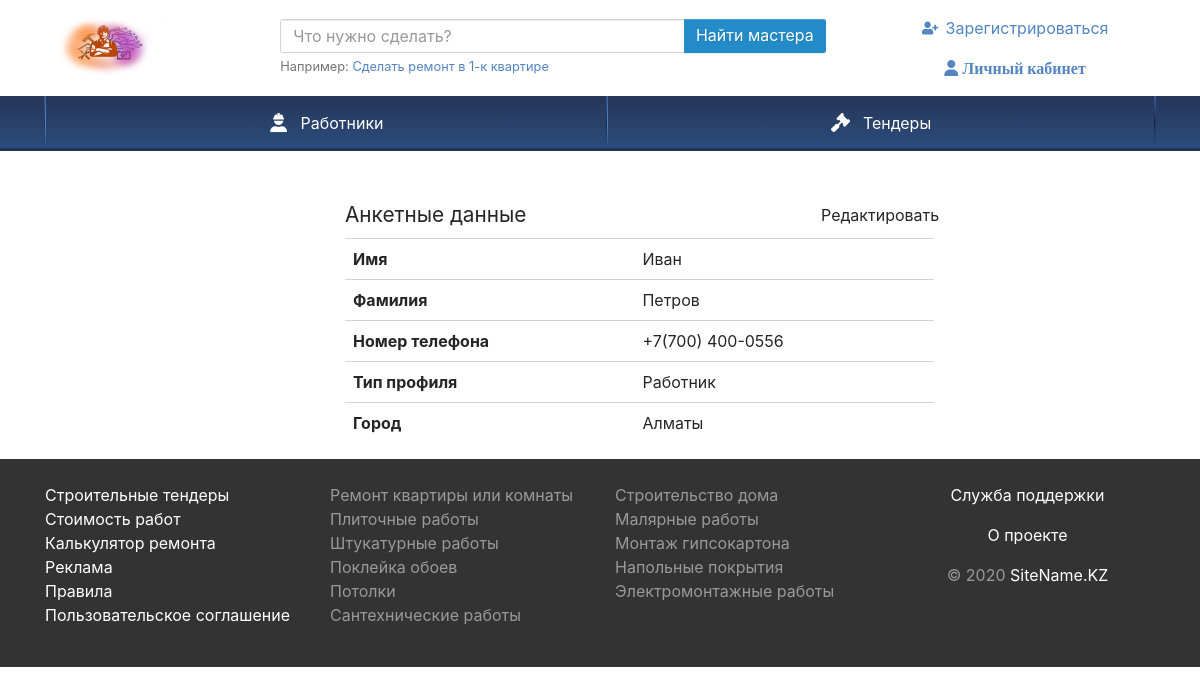
The app's page /view.php (signed in) with its own data.
### tables this page shows
CREATE TABLE `users` (
  `ID` int(11) NOT NULL,
  `NAME` varchar(255) NOT NULL,
  `LASTNAME` varchar(255) NOT NULL,
  `PHONE` varchar(255) NOT NULL,
  `TYPE` int(11) NOT NULL,
  `PASSWORD` varchar(255) NOT NULL,
  `STATUS` int(11) NOT NULL,
  `LOCATION` int(11) NOT NULL,
  `ABOUT` mediumtext NOT NULL,
  `AVATAR` varchar(100) NOT NULL,
  `POST_DATE` date DEFAULT NULL
);

CREATE TABLE `dic_country` (
  `ID` int(11) NOT NULL,
  `NAME` varchar(255) NOT NULL
);

### function.php (the view, shortened to what this page needs)
<?php
function Get_user_profile_data($user_id)
{
    require 'conn.php';
    $query = "SELECT u.*, d.name FROM `users` u, dic_country d where u.location = d.id and u.id = $user_id";
    $result = mysqli_query($link, $query) or die("Ошибка " . mysqli_error($link));
    $rows = mysqli_fetch_all($result, MYSQLI_ASSOC);
    return  $rows;
}
function Get_user_profile_data_html($user_id)
{
    $result = Get_user_profile_data($user_id);
    $output = '
    <div class="table-responsive">
        <table class="table">
    ';
    foreach($result as $row)
    {
  if($row['TYPE'] == '1') { $type = 'Заказчик';}
  else{ $type = 'Работник'; }
        $output .= '
        <tr>
            <th>Имя</th>
            <td>'.$row["NAME"].'</td>
        </tr>
        <tr>
        <th>Фамилия</th>
        <td>'.$row["LASTNAME"].'</td>
    </tr>
        <tr>
            <th>Номер телефона</th>
            <td>'.$row["PHONE"].'</td>
        </tr>
        <tr>
            <th>Тип профиля</th>
            <td>'.$type.'</td>
        </tr>
        <tr>
            <th>Город</th>
            <td>'.$row["name"].'</td>
        </tr>
        ';
    }
    $output .= '
        </table>
    </div>
    ';
    return $output;
}
?>

### records on screen
users: NAME "Иван", LASTNAME "Петров", PHONE "+7(700) 400-0556", TYPE "Работник", dic_country.NAME "Алматы"
